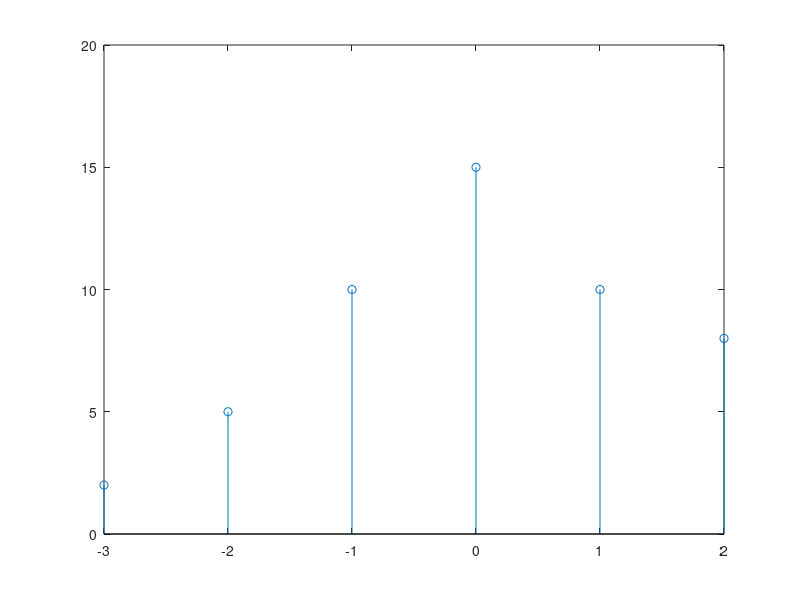

This figure's MATLAB source:
clc;
clear all;
close all;

%x = input('Enter the first sequence');
%h = input('Enter the second sequence');
%Input Formet: [1 3 7 4 9 5]

h = [1 2 3 4];
x = [2 1 2];

z = [];
for i = 1:length(x)
  temp = h.*x(i);
  z = [z;temp];
end

[r c] = size(z);
lastIndex = r+c;
startIndex = 2;
ans = [];
sum = 0;

while(startIndex <= lastIndex)
  for i = 1:r
    for j = 1:c
      if ((i+j)==startIndex)
        sum = sum+z(i,j);
      endif
    endfor
  endfor
startIndex = startIndex+1;
ans = [ans sum];
sum = 0;
end

z1 = 2;
z2 = 3;
index = (z1 + z2 - 1);
n = -(index - 1):1:length(ans)-index;
disp(ans);
disp(n);

disp(ans);
stem(n, ans);
